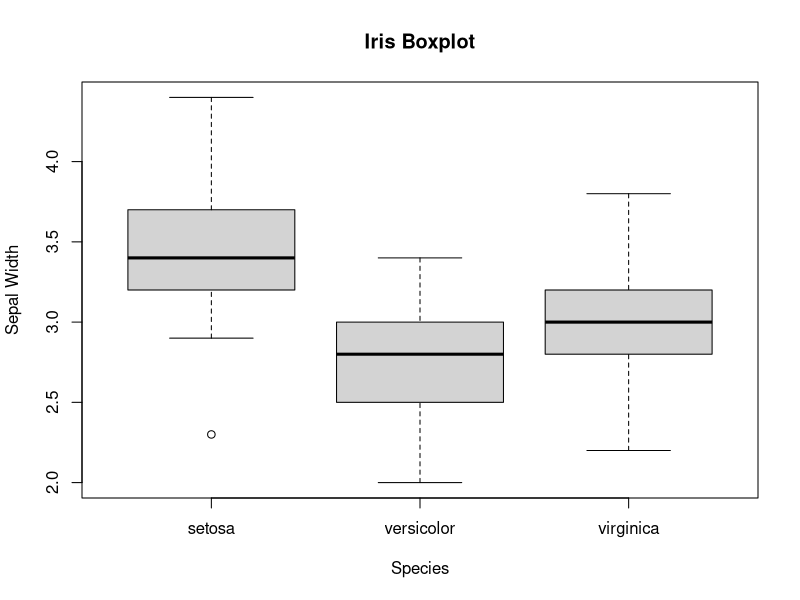

This chart was generated by the following R code: (Note: this script raises an error after producing the figure.)
#Assignment 2
#Intro to R & Statistical Programming
#Please label the file with your name and upload to blackboard. 

#Name: MARTHA GIZAW

#Directions:
#Fill out this short assignment using your own knowledge. 
#Please feel free to consult our lecture notes and code or ask us for help.    


#Question 1
#Using the iris dataset create a boxplot visualizing Sepal width according to species. 
#Be sure and include axis labels and a title

boxplot(Sepal.Width~Species, data=iris, 
        xlab="Species", ylab="Sepal Width", main="Iris Boxplot")


#Question 2 
#Using the iris dataset create a new variable for the ratio between Petal Length and Petal width 
#and provide the 5 figure summary for your new variable.

new_var <- iris$Petal.Length / iris$Petal.Width
fivenum(new_var)
#For a good breakdown on what the five numbers (excluding the average) mean:
summary(new_var)


#Question 3
#Using an if else statement write a code chunk that prints if a number is odd or even and test it.

num <- readline(prompt="Enter number: ")
num <- as.integer(num)
if (num %% 2 == 0) {
  print(paste(num, "is even."))
} else {
  print(paste(num, "is odd."))
}


#Question 4
#Using a for loop write a code block that prints 1 to 20 advancing by one each time and then 
#back down from 20 to 1. The output should look something like this...

# [1] 1
# [1] 1 2
# [1] 1 2 3
# ...
# [1] 1 2 3
# [1] 1 2
# [1] 1

forward <- seq(from=2, to=20, by=1)
backward <- seq(from=20, to=2, by=-1)
x <- 1
if (x) {
  for (i in forward) {
    print(x)
    x <- c(x, i)
  }
  for (i in backward) {
    print(x)
    x <- x[-i]
  }
  print(x)
}




